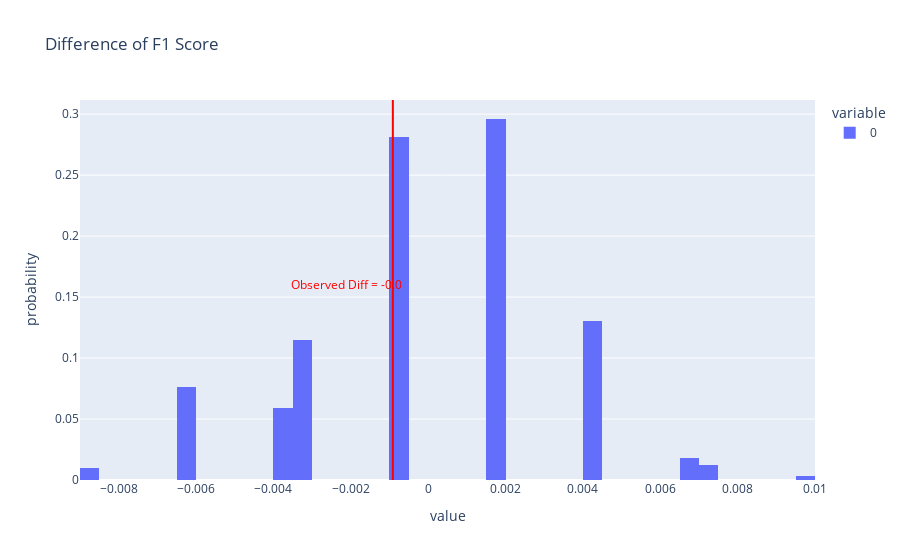

Notebook cell for this chart:
### Code cell
fig = px.histogram(pd.DataFrame(f1_diffs), histnorm='probability', 
                title='Difference of F1 Score')
fig.add_vline(x=obs_diff, line_color='red')
fig.add_annotation(text=f'<span style="color:red">Observed Diff = {round(obs_diff, 2)}</span>',
                x=2.3 * obs_diff, showarrow=False, y=0.16)
#fig.update_layout(yaxis_range=[0, 0.5])
fig.show()

# p val
p_val = np.mean(np.array(f1_diffs) >= obs_diff)
p_val

### Figure 1 — Plotly figure (JSON) as saved in the notebook; plotly's stock layout.template omitted (floating-point values rounded to 4 significant figures; data arrays with more than 128 entries replaced by an {"elided": "..."} marker saying what was removed)
{"data": [{"alignmentgroup": "True", "bingroup": "x", "histnorm": "probability", "hovertemplate": "variable=0<br>value=%{x}<br>probability=%{y}<extra></extra>", "legendgroup": "0", "marker": {"color": "#636efa", "pattern": {"shape": ""}}, "name": "0", "offsetgroup": "0", "orientation": "v", "showlegend": true, "type": "histogram", "x": {"elided": "1000 float values"}, "xaxis": "x", "yaxis": "y"}], "layout": {"annotations": [{"showarrow": false, "text": "<span style=\"color:red\">Observed Diff = -0.0</span>", "x": -0.0021, "y": 0.16}], "barmode": "relative", "legend": {"title": {"text": "variable"}, "tracegroupgap": 0}, "shapes": [{"line": {"color": "red"}, "type": "line", "x0": -0.0009131, "x1": -0.0009131, "xref": "x", "y0": 0, "y1": 1, "yref": "y domain"}], "title": {"text": "Difference of F1 Score"}, "xaxis": {"anchor": "y", "domain": [0, 1], "title": {"text": "value"}}, "yaxis": {"anchor": "x", "domain": [0, 1], "title": {"text": "probability"}}}}
